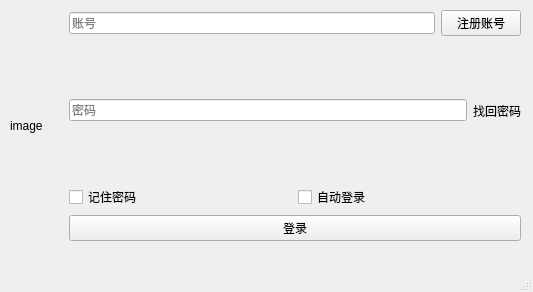
<?xml version="1.0" encoding="UTF-8"?>
<ui version="4.0">
 <class>MainWindow</class>
 <widget class="QMainWindow" name="MainWindow">
  <property name="geometry">
   <rect>
    <x>0</x>
    <y>0</y>
    <width>533</width>
    <height>292</height>
   </rect>
  </property>
  <property name="windowTitle">
   <string>MainWindow</string>
  </property>
  <widget class="QWidget" name="centralwidget">
   <widget class="QWidget" name="horizontalLayoutWidget">
    <property name="geometry">
     <rect>
      <x>10</x>
      <y>10</y>
      <width>511</width>
      <height>231</height>
     </rect>
    </property>
    <layout class="QHBoxLayout" name="horizontalLayout">
     <item>
      <widget class="QLabel" name="headsculLabel">
       <property name="enabled">
        <bool>true</bool>
       </property>
       <property name="sizeIncrement">
        <size>
         <width>0</width>
         <height>0</height>
        </size>
       </property>
       <property name="cursor">
        <cursorShape>ArrowCursor</cursorShape>
       </property>
       <property name="text">
        <string>image</string>
       </property>
      </widget>
     </item>
     <item>
      <spacer name="horizontalSpacer">
       <property name="orientation">
        <enum>Qt::Horizontal</enum>
       </property>
       <property name="sizeType">
        <enum>QSizePolicy::Preferred</enum>
       </property>
       <property name="sizeHint" stdset="0">
        <size>
         <width>20</width>
         <height>20</height>
        </size>
       </property>
      </spacer>
     </item>
     <item>
      <layout class="QVBoxLayout" name="verticalLayout">
       <property name="leftMargin">
        <number>0</number>
       </property>
       <item>
        <layout class="QHBoxLayout" name="horizontalLayout_2">
         <item>
          <widget class="QLineEdit" name="accountEdit">
           <property name="text">
            <string/>
           </property>
           <property name="placeholderText">
            <string>账号</string>
           </property>
          </widget>
         </item>
         <item>
          <widget class="QPushButton" name="registButton">
           <property name="text">
            <string>注册账号</string>
           </property>
          </widget>
         </item>
        </layout>
       </item>
       <item>
        <layout class="QHBoxLayout" name="horizontalLayout_5">
         <item>
          <widget class="QLineEdit" name="passwordEdit">
           <property name="sizePolicy">
            <sizepolicy hsizetype="Expanding" vsizetype="Fixed">
             <horstretch>0</horstretch>
             <verstretch>0</verstretch>
            </sizepolicy>
           </property>
           <property name="text">
            <string/>
           </property>
           <property name="echoMode">
            <enum>QLineEdit::Password</enum>
           </property>
           <property name="placeholderText">
            <string>密码</string>
           </property>
          </widget>
         </item>
         <item>
          <widget class="QLabel" name="label_3">
           <property name="text">
            <string>找回密码</string>
           </property>
          </widget>
         </item>
        </layout>
       </item>
       <item>
        <layout class="QVBoxLayout" name="verticalLayout_2">
         <item>
          <layout class="QHBoxLayout" name="horizontalLayout_3">
           <item>
            <widget class="QCheckBox" name="savePasswordBox">
             <property name="text">
              <string>记住密码</string>
             </property>
            </widget>
           </item>
           <item>
            <widget class="QCheckBox" name="autoLoginBox">
             <property name="text">
              <string>自动登录</string>
             </property>
            </widget>
           </item>
          </layout>
         </item>
         <item>
          <widget class="QPushButton" name="loginButton">
           <property name="sizePolicy">
            <sizepolicy hsizetype="Minimum" vsizetype="Fixed">
             <horstretch>0</horstretch>
             <verstretch>0</verstretch>
            </sizepolicy>
           </property>
           <property name="text">
            <string>登录</string>
           </property>
          </widget>
         </item>
        </layout>
       </item>
      </layout>
     </item>
    </layout>
   </widget>
  </widget>
  <widget class="QMenuBar" name="menubar">
   <property name="geometry">
    <rect>
     <x>0</x>
     <y>0</y>
     <width>533</width>
     <height>22</height>
    </rect>
   </property>
  </widget>
  <widget class="QStatusBar" name="statusbar"/>
 </widget>
 <resources/>
 <connections/>
</ui>
